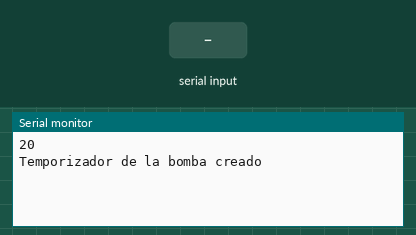
This sketch was run on a simulated ESP32. Shown: the last lines printed to the serial monitor. The inputs (shaded band) are chosen by the test bench.

Above: at 1.2 s.
1.3 s: "A" received over Serial
At 2.5 s:
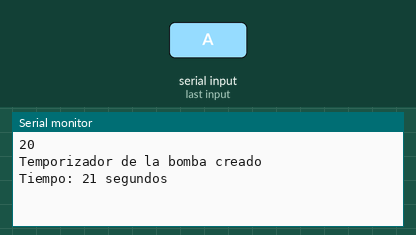
2.8 s: "S" received over Serial
At 3.9 s:
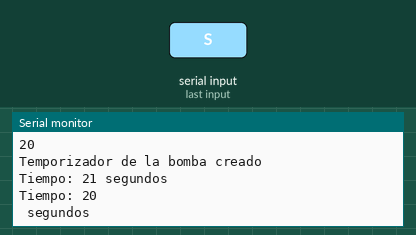
4.3 s: "D" received over Serial
At 5.1 s:
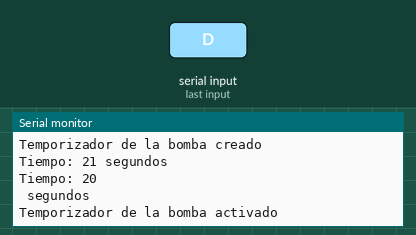
6.8 s: "1" received over Serial
At 7.12 s:
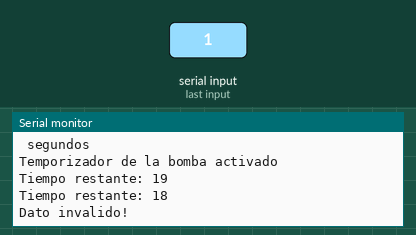
8.3 s: "D" received over Serial
At 9.1 s:
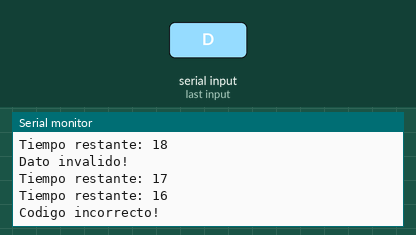
Timing chart, 0 to 10.8 s (numbered marks = the images above; inputs shaded):
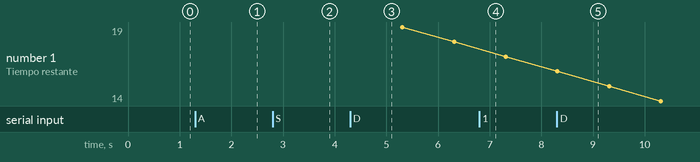

The sketch:

ESP332_BombaFeliz.ino
```cpp
#include <Arduino.h>

TimerHandle_t BombTimer;
QueueHandle_t BombQueue;

uint8_t times = 20;
uint8_t codePos = 0;
uint8_t code[5];
uint8_t R_code[] = {0, 2, 4, 9, 12};

bool pass = true;

typedef enum {
  evTimeout = 0,
  evButtonUP,
  evButtonDOWN,
  evARM
} BOMB_EVENT_TYPE;

typedef struct
{
  BOMB_EVENT_TYPE evType;
  uint8_t evData;
} evBomb;

typedef enum
{
  Config,
  Armed,
  Boom,
} States;

States stateVar;
States stateVarsCopy;

void setup() {
  Serial.begin(9600);
  BombQueue = xQueueCreate(10, sizeof(evBomb));
  if (BombQueue != NULL)
  {
    xTaskCreate(Bomb, "Bomb", 1024 * 2, NULL, 2, NULL);
    xTaskCreate(serialTask, "serialTask", 1024 * 2, NULL, 1, NULL);
  }
  else
  {
    printf("BombQueue is not created\r\n");
  }

}

static void Bomb(void *pdata) {
  BaseType_t xStatus;
  evBomb rxEvent;
  initStateMachine();
  for (;;) {
    xStatus = xQueueReceive(BombQueue, &rxEvent, portMAX_DELAY);
    if (xStatus == pdPASS)
    {
      BombStateMachine(rxEvent);
    }
  }
}

static void serialTask(void *pdata) {
  evBomb ev;
  char temp;
  BaseType_t xStatus;
  bool flag = 0;
  for (;;) {
    if (Serial.available() > 0) {
      temp =  Serial.read();
      if (temp == 'A') {
        ev.evType = evButtonUP;
        flag = 1;
      }
      else if (temp == 'S') {
        ev.evType = evButtonDOWN;
        flag = 1;
      }
      else if (temp == 'D') {
        ev.evType = evARM;
        flag = 1;
      }
      else {
        Serial.println("Dato invalido!");
      }
      if (flag == true) {
        xStatus = xQueueSendToBack(BombQueue, &ev, 0);
        if (xStatus != pdPASS)
        {
          Serial.print("Could not send to the queue.\r\n");
        }
        flag = 0;
      }
    }
    delay(50);
  }
}

static void BombTimerCallback(TimerHandle_t xTimer)
{
  BaseType_t xStatus;
  evBomb ev;
  ev.evType = evTimeout;
  xStatus = xQueueSendToBack(BombQueue, &ev, 0);
  if (xStatus != pdPASS)
  {
    Serial.print("BOMBA! no pudo explotar\r\n");
  }
}

static void initStateMachine() {
  stateVar = Config;
  Serial.println(times);
  BombTimer = xTimerCreate("BombTimer", pdMS_TO_TICKS(1000UL), pdTRUE, NULL, BombTimerCallback);
  if (BombTimer != NULL)
  {
    Serial.print("Temporizador de la bomba creado\r\n");
  }
  stateVar = stateVarsCopy;
}

static void BombStateMachine(evBomb event) {


  switch (stateVar)
  {
    case Config:

      if (event.evType == evButtonUP) {
        if (times <= 60) {
          times ++;
          Serial.print("Tiempo: ");
          Serial.print(times);
          Serial.println(" segundos");
        }
      } else if (event.evType == evButtonDOWN) {
        if (times >= 0) {
          times --;
          Serial.print("Tiempo: ");
          Serial.println(times);
          Serial.println(" segundos");
        }
      } else if (event.evType == evARM) {
        BaseType_t xTimerCreatedStatus;
        xTimerCreatedStatus = xTimerStart(BombTimer, 0);
        if (xTimerCreatedStatus == pdPASS) {
          Serial.println("Temporizador de la bomba activado\r\n");
          stateVar = Armed;
        }
      } else {
        //Vacio aproposito
      }
      break;

    case Armed:
      if (event.evType == evButtonUP) {
        if (codePos < 5) {
          code[codePos] = codePos * 3;
          codePos++;
        } else {
          Serial.println("Muchos digitos!");
        }
      }
      if (event.evType == evButtonDOWN) {
        if (codePos < 5) {
          code[codePos] = codePos * 2;
          codePos++;
        } else {
          Serial.println("Muchos digitos");
        }
      }
      if (event.evType == evARM) {
        for (int i = 0; i < 5; i++) {
          if (code[i] != R_code[i]) {
            pass = false;
          }
        }
        if (pass == true ) {
          Serial.println("Bomba desactivada!");
          codePos = 0 ;
          stateVar = Config;
        } else {
          Serial.println("Codigo incorrecto!");
          codePos = 0;
        }
      }
      if (event.evType == evTimeout) {
        times --;
        Serial.print("Tiempo restante: ");
        Serial.println(times);
      }
      if (times == 0) {
        Serial.println("Boom!!!!, el mundo se lleno de paz y felicidad! :D");
        stateVar = Boom;
      }
      break;
    case Boom:
      // final del programa!!
      break;
    default:
      break;
  }
}

void loop() {
  // put your main code here, to run repeatedly:

}
```

Measured:
- after the input at 1.3 s, the serial monitor: prints a new line at once (image 1)
- after the input at 2.8 s, the serial monitor: prints a new line at once (image 2)
- after the input at 4.3 s, the serial monitor: prints a new line at once (image 3)
- after the input at 6.8 s, the serial monitor: prints a new line at once (image 4)
- after the input at 8.3 s, the serial monitor: prints a new line at once (image 5)
